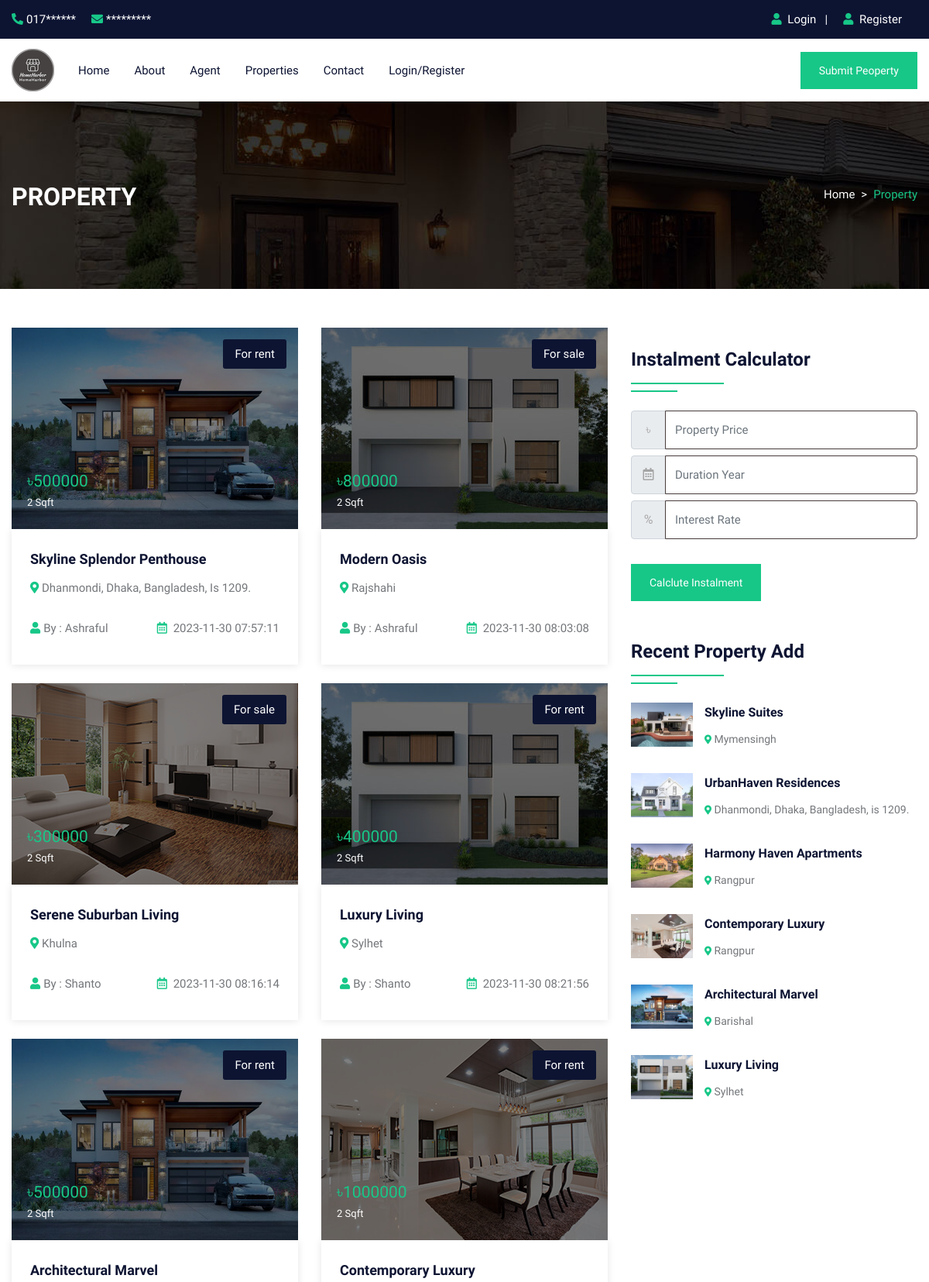
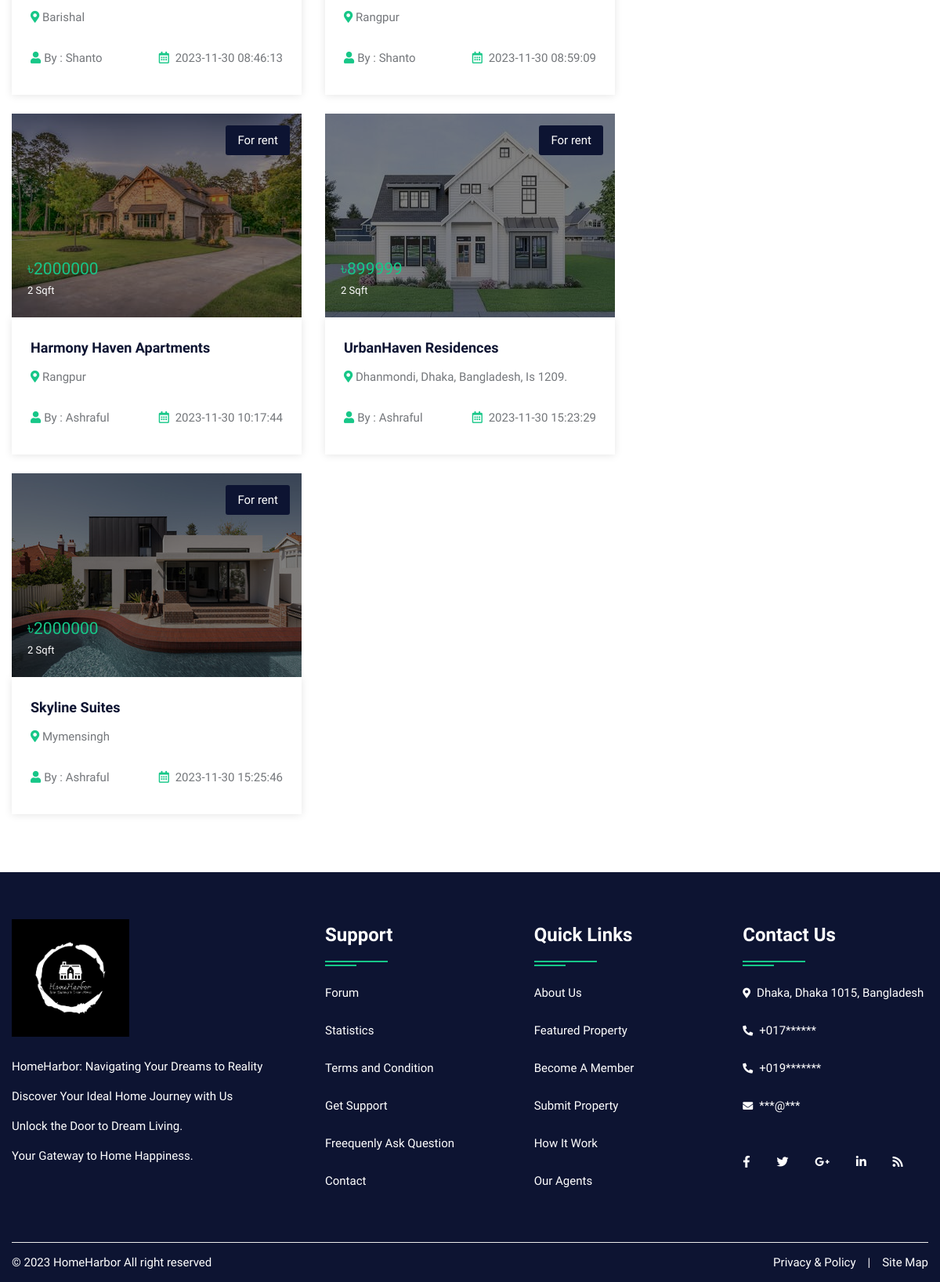
/property.php, run on the app's committed database (2 pictures, top to bottom).
### tables this page shows
CREATE TABLE `property` (
  `pid` int(50) NOT NULL,
  `title` varchar(200) NOT NULL,
  `pcontent` longtext NOT NULL,
  `type` varchar(100) NOT NULL,
  `bhk` varchar(50) NOT NULL,
  `stype` varchar(100) NOT NULL,
  `bedroom` int(50) NOT NULL,
  `bathroom` int(50) NOT NULL,
  `balcony` int(50) NOT NULL,
  `kitchen` int(50) NOT NULL,
  `hall` int(50) NOT NULL,
  `floor` varchar(50) NOT NULL,
  `size` int(50) NOT NULL,
  `price` int(50) NOT NULL,
  `location` varchar(200) NOT NULL,
  `city` varchar(100) NOT NULL,
  `state` varchar(100) NOT NULL,
  `feature` longtext NOT NULL,
  `pimage` varchar(300) NOT NULL,
  `pimage1` varchar(300) NOT NULL,
  `pimage2` varchar(300) NOT NULL,
  `pimage3` varchar(300) NOT NULL,
  `pimage4` varchar(300) NOT NULL,
  `uid` int(50) NOT NULL,
  `status` varchar(50) NOT NULL,
  `mapimage` varchar(300) NOT NULL,
  `topmapimage` varchar(300) NOT NULL,
  `groundmapimage` varchar(300) NOT NULL,
  `totalfloor` varchar(50) NOT NULL,
  `date` datetime NOT NULL DEFAULT current_timestamp()
);

CREATE TABLE `user` (
  `uid` int(50) NOT NULL,
  `uname` varchar(100) NOT NULL,
  `uemail` varchar(100) NOT NULL,
  `uphone` varchar(20) NOT NULL,
  `upass` varchar(50) NOT NULL,
  `utype` varchar(50) NOT NULL,
  `uimage` varchar(300) NOT NULL
);

### property.php (the view, shortened to what this page needs)
<!DOCTYPE html>
<html lang="en">
<head>
<link rel="stylesheet" type="text/css" href="css/bootstrap.min.css">
<link rel="stylesheet" type="text/css" href="css/bootstrap-slider.css">
<link rel="stylesheet" type="text/css" href="css/jquery-ui.css">
<link rel="stylesheet" type="text/css" href="css/layerslider.css">
<link rel="stylesheet" type="text/css" href="css/color.css" id="color-change">
<link rel="stylesheet" type="text/css" href="css/owl.carousel.min.css">
<link rel="stylesheet" type="text/css" href="css/font-awesome.min.css">
<link rel="stylesheet" type="text/css" href="fonts/flaticon/flaticon.css">
<link rel="stylesheet" type="text/css" href="css/style.css">
</head>
<body>
<div id="page-wrapper">
    <div class="row">
		<?php include("include/header.php");?>
        <div class="banner-full-row page-banner" style="background-image:url('images/breadcromb.jpg');">
            <div class="container">
                <div class="row">
                    <div class="col-md-6">
                        <h2 class="page-name float-left text-white text-uppercase mt-1 mb-0"><b>Property</b></h2>
                    </div>
                    <div class="col-md-6">
                        <nav aria-label="breadcrumb" class="float-left float-md-right">
                            <ol class="breadcrumb bg-transparent m-0 p-0">
                                <li class="breadcrumb-item text-white"><a href="#">Home</a></li>
                                <li class="breadcrumb-item active">Property</li>
                            </ol>
                        </nav>
                    </div>
                </div>
            </div>
        </div>
        <div class="full-row">
            <div class="container">
                <div class="row">
					<div class="col-lg-8">
                        <div class="row">
							<?php
							$query=mysqli_query($con,"SELECT property.*, user.uname,user.utype,user.uimage FROM `property`,`user` WHERE property.uid=user.uid");
								while($row=mysqli_fetch_array($query))
								{
							?>
                            <div class="col-md-6">
                                <div class="featured-thumb hover-zoomer mb-4">
                                    <div class="overlay-black overflow-hidden position-relative"> <img src="admin/property/<?php echo $row['18'];?>" alt="pimage">
                                        <div class="sale bg-secondary text-white">For <?php echo $row['5'];?></div>
                                        <div class="price text-primary text-capitalize">৳<?php echo $row['13'];?> <span class="text-white"><?php echo $row['12'];?> Sqft</span></div>
                                    </div>
                                    <div class="featured-thumb-data shadow-one">
                                        <div class="p-4">
                                            <h5 class="text-secondary hover-text-primary mb-2 text-capitalize"><a href="propertydetail.php?pid=<?php echo $row['0'];?>"><?php echo $row['1'];?></a></h5>
                                            <span class="location text-capitalize"><i class="fas fa-map-marker-alt text-primary"></i> <?php echo $row['14'];?></span> </div>
                                        <div class="px-4 pb-4 d-inline-block w-100">
                                            <div class="float-left text-capitalize"><i class="fas fa-user text-primary mr-1"></i>By : <?php echo $row['uname'];?></div>
                                            <div class="float-right"><i class="far fa-calendar-alt text-primary mr-1"></i> <?php echo $row['date'];?></div>
                                        </div>
                                    </div>
                                </div>
                            </div>
                            <?php } ?>
                        </div>
                    </div>
                    <div class="col-lg-4">
                        <div class="sidebar-widget">
                            <h4 class="double-down-line-left text-secondary position-relative pb-4 my-4">Instalment Calculator</h4>
						<form class="d-inline-block w-100" action="calc.php" method="post">
                            <div class="input-group mb-2 mr-sm-2">
                                <div class="input-group-prepend">
                                    <div class="input-group-text">৳</div>
                                </div>
                                <input type="text" class="form-control" name="amount" placeholder="Property Price">
                            </div>
                            <div class="input-group mb-2 mr-sm-2">
                                <div class="input-group-prepend">
                                    <div class="input-group-text"><i class="far fa-calendar-alt"></i></div>
                                </div>
                                <input type="text" class="form-control" name="month" placeholder="Duration Year">
                            </div>
                            <div class="input-group mb-2 mr-sm-2">
                                <div class="input-group-prepend">
                                    <div class="input-group-text">%</div>
                                </div>
                                <input type="text" class="form-control" name="interest" placeholder="Interest Rate">
                            </div>
                            <button type="submit" value="submit" name="calc" class="btn btn-primary mt-4">Calclute Instalment</button>
                        </form>
                        </div>
                        <div class="sidebar-widget mt-5">
                            <h4 class="double-down-line-left text-secondary position-relative pb-4 mb-4">Recent Property Add</h4>
                            <ul class="property_list_widget">
								<?php
								$query=mysqli_query($con,"SELECT * FROM `property` ORDER BY date DESC LIMIT 6");
										while($row=mysqli_fetch_array($query))
										{
								?>
                                <li> <img src="admin/property/<?php echo $row['18'];?>" alt="pimage">
                                    <h6 class="text-secondary hover-text-primary text-capitalize"><a href="propertydetail.php?pid=<?php echo $row['0'];?>"><?php echo $row['1'];?></a></h6>
                                    <span class="font-14"><i class="fas fa-map-marker-alt icon-primary icon-small"></i> <?php echo $row['14'];?></span>
                                </li>
                                <?php } ?>
                            </ul>
                        </div>
                    </div>
                </div>
            </div>
        </div>
		<?php include("include/footer.php");?>
    </div>
</div>
</body>
</html>

### data on the page
property: pimage (picture), stype "rent", price "500000", size "2", title "Skyline Splendor Penthouse", location "Dhanmondi, Dhaka, Bangladesh, Is 1209.", uid.uname "Ashraful", date "2023-11-30 07:57:11"
property: pimage (picture), stype "sale", price "800000", size "2", title "Modern Oasis", location "Rajshahi", uid.uname "Ashraful", date "2023-11-30 08:03:08"
property: pimage (picture), stype "sale", price "300000", size "2", title "Serene Suburban Living", location "Khulna", uid.uname "Shanto", date "2023-11-30 08:16:14"
property: pimage (picture), stype "rent", price "400000", size "2", title "Luxury Living", location "Sylhet", uid.uname "Shanto", date "2023-11-30 08:21:56"
property: pimage (picture), stype "rent", price "500000", size "2", title "Architectural Marvel", location "Barishal", uid.uname "Shanto", date "2023-11-30 08:46:13"
property: pimage (picture), stype "rent", price "1000000", size "2", title "Contemporary Luxury", location "Rangpur", uid.uname "Shanto", date "2023-11-30 08:59:09"
property: pimage (picture), stype "rent", price "2000000", size "2", title "Harmony Haven Apartments", location "Rangpur", uid.uname "Ashraful", date "2023-11-30 10:17:44"
property: pimage (picture), stype "rent", price "899999", size "2", title "UrbanHaven Residences", location "Dhanmondi, Dhaka, Bangladesh, Is 1209.", uid.uname "Ashraful", date "2023-11-30 15:23:29", location "Dhanmondi, Dhaka, Bangladesh, is 1209."
property: pimage (picture), stype "rent", price "2000000", size "2", title "Skyline Suites", location "Mymensingh", uid.uname "Ashraful", date "2023-11-30 15:25:46"
